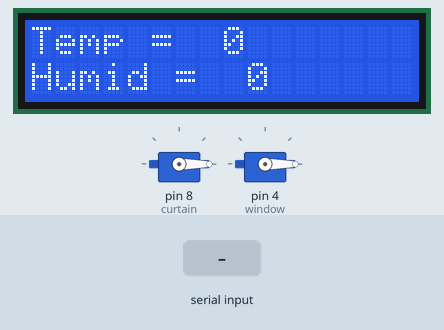
Recording of a sketch running on a simulated Arduino Uno, built with avr-gcc and run on an emulated ATmega328P. Shown: 16×2 character LCD, 2 × servo. The test bench sets the inputs (shaded band).

Above: at 1.7 s.
1.8 s: "200\n" received over the second serial link
At 2.8 s:
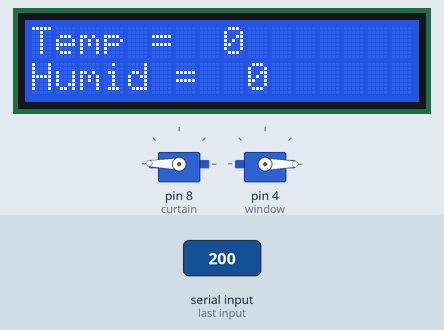
Timing chart, 0 to 4.8 s (numbered marks = the images above; inputs shaded):
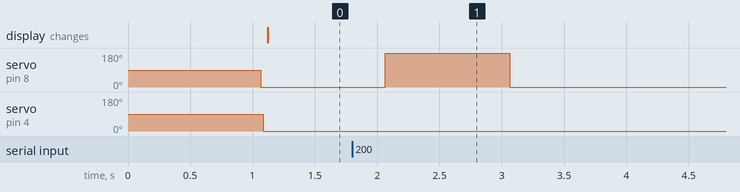

The sketch:

slave_i2c_copy_test3.ino
```cpp
//slave
#include <IRremote.h>
#include <LiquidCrystal_I2C.h>
#include <MFRC522.h>
#include <SPI.h>
#include <SoftwareSerial.h>
#include <Servo.h>
#define IRsenser A0

Servo curtain;
Servo window;
SoftwareSerial slave(6,7);
char str[50];
char *sArr[5];
unsigned long pre_time = 0;
unsigned long cur_time = 0;
LiquidCrystal_I2C LCD(0x3f, 16,2);

IRrecv irrecv(IRsenser);
decode_results results;


void setup() {
  // put your setup code here, to run once:
  LCD.init();
  LCD.backlight();
  Serial.begin(9600);
  slave.begin(9600);
  curtain.attach(8);
  window.attach(4);
  pre_time = millis();
  irrecv.enableIRIn();
}

void loop() {
  cur_time = millis();
  int index = 0, i=0;
  char *ptr = NULL;
 if(cur_time - pre_time >= 1000)
 {
   while(slave.available()){
    str[index++]= slave.read();
   }

    if(str != -1)
    {
     str[index] = '\0';
     ptr = strtok(str,"#");
     while(ptr != NULL)
     {
       sArr[i++] = ptr;
       ptr = strtok(NULL, "#");
     }

     int a= atoi(sArr[0]);
     int b= atoi(sArr[1]);
     int c= atoi(sArr[2]);

    //  Serial.print("light : ");
    //  Serial.println(a);
    //  Serial.print("humid : ");
    //  Serial.println(b);
    //  Serial.print("temp : ");
    //  Serial.println(c);
      if(a>150)
      {
        curtain.write(179);
        //setColor(0,0,0);
        delay(20);
      }else
      {
        curtain.write(0);
        //setColor(130,1,255);//파랑,초록,빨강
        delay(20);
      }

      if(b>24 && c<30)
      {
        window.write(179);
        delay(20);
      }else
      {
        window.write(0);
        delay(20);
      }

      if (irrecv.decode(&results)){
        Serial.println(results.value, HEX);
        irrecv.resume();
      }
      LCD.setCursor(0,0);
      LCD.print("Temp =  ");
      LCD.print(c);
      LCD.setCursor(0,1);
      LCD.print("Humid =  ");
      LCD.print(b);
      slave.write('A');
    }
    pre_time = cur_time;

  }

}


//  void setColor(int red, int green, int blue)
// {
//   analogWrite(12, red);
//   analogWrite(11, green);
//   analogWrite(10, blue);
// }
```

Measured:
- after the input at 1.8 s, servo on pin 8 (curtain): 0° → 179° after 0.26 s, → 0° 1.0 s later
